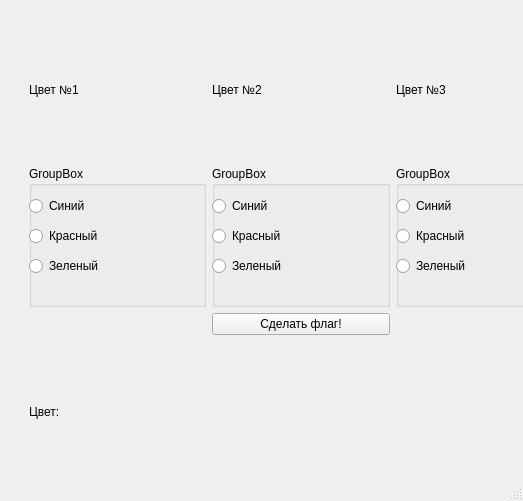
<?xml version="1.0" encoding="UTF-8"?>
<ui version="4.0">
 <class>MainWindow</class>
 <widget class="QMainWindow" name="MainWindow">
  <property name="geometry">
   <rect>
    <x>0</x>
    <y>0</y>
    <width>523</width>
    <height>501</height>
   </rect>
  </property>
  <property name="windowTitle">
   <string>MainWindow</string>
  </property>
  <widget class="QWidget" name="centralwidget">
   <widget class="QWidget" name="horizontalLayoutWidget">
    <property name="geometry">
     <rect>
      <x>29</x>
      <y>19</y>
      <width>544</width>
      <height>463</height>
     </rect>
    </property>
    <layout class="QHBoxLayout" name="horizontalLayout">
     <item>
      <layout class="QGridLayout" name="gridLayout_2">
       <item row="0" column="2">
        <widget class="QLabel" name="label">
         <property name="text">
          <string>Цвет №3</string>
         </property>
        </widget>
       </item>
       <item row="3" column="0">
        <widget class="QLabel" name="label_4">
         <property name="text">
          <string>Цвет:</string>
         </property>
        </widget>
       </item>
       <item row="2" column="1">
        <widget class="QPushButton" name="pushButton">
         <property name="text">
          <string>Сделать флаг!</string>
         </property>
        </widget>
       </item>
       <item row="1" column="0">
        <widget class="QGroupBox" name="groupBox">
         <property name="title">
          <string>GroupBox</string>
         </property>
         <widget class="QRadioButton" name="radioButton">
          <property name="geometry">
           <rect>
            <x>0</x>
            <y>30</y>
            <width>175</width>
            <height>20</height>
           </rect>
          </property>
          <property name="text">
           <string>Синий</string>
          </property>
         </widget>
         <widget class="QRadioButton" name="radioButton_2">
          <property name="geometry">
           <rect>
            <x>0</x>
            <y>60</y>
            <width>175</width>
            <height>20</height>
           </rect>
          </property>
          <property name="text">
           <string>Красный</string>
          </property>
         </widget>
         <widget class="QRadioButton" name="radioButton_3">
          <property name="geometry">
           <rect>
            <x>0</x>
            <y>90</y>
            <width>175</width>
            <height>20</height>
           </rect>
          </property>
          <property name="text">
           <string>Зеленый</string>
          </property>
         </widget>
        </widget>
       </item>
       <item row="1" column="1">
        <widget class="QGroupBox" name="groupBox_2">
         <property name="title">
          <string>GroupBox</string>
         </property>
         <widget class="QRadioButton" name="radioButton_4">
          <property name="geometry">
           <rect>
            <x>0</x>
            <y>30</y>
            <width>176</width>
            <height>20</height>
           </rect>
          </property>
          <property name="text">
           <string>Синий</string>
          </property>
         </widget>
         <widget class="QRadioButton" name="radioButton_6">
          <property name="geometry">
           <rect>
            <x>0</x>
            <y>90</y>
            <width>176</width>
            <height>20</height>
           </rect>
          </property>
          <property name="text">
           <string>Зеленый</string>
          </property>
         </widget>
         <widget class="QRadioButton" name="radioButton_5">
          <property name="geometry">
           <rect>
            <x>0</x>
            <y>60</y>
            <width>176</width>
            <height>20</height>
           </rect>
          </property>
          <property name="text">
           <string>Красный</string>
          </property>
         </widget>
        </widget>
       </item>
       <item row="1" column="2">
        <widget class="QGroupBox" name="groupBox_3">
         <property name="title">
          <string>GroupBox</string>
         </property>
         <widget class="QRadioButton" name="radioButton_7">
          <property name="geometry">
           <rect>
            <x>0</x>
            <y>30</y>
            <width>175</width>
            <height>20</height>
           </rect>
          </property>
          <property name="text">
           <string>Синий</string>
          </property>
         </widget>
         <widget class="QRadioButton" name="radioButton_9">
          <property name="geometry">
           <rect>
            <x>0</x>
            <y>90</y>
            <width>175</width>
            <height>20</height>
           </rect>
          </property>
          <property name="text">
           <string>Зеленый</string>
          </property>
         </widget>
         <widget class="QRadioButton" name="radioButton_8">
          <property name="geometry">
           <rect>
            <x>0</x>
            <y>60</y>
            <width>175</width>
            <height>20</height>
           </rect>
          </property>
          <property name="text">
           <string>Красный</string>
          </property>
         </widget>
        </widget>
       </item>
       <item row="0" column="0">
        <widget class="QLabel" name="label_3">
         <property name="text">
          <string>Цвет №1</string>
         </property>
        </widget>
       </item>
       <item row="0" column="1">
        <widget class="QLabel" name="label_2">
         <property name="text">
          <string>Цвет №2</string>
         </property>
        </widget>
       </item>
      </layout>
     </item>
    </layout>
   </widget>
  </widget>
  <widget class="QMenuBar" name="menubar">
   <property name="geometry">
    <rect>
     <x>0</x>
     <y>0</y>
     <width>523</width>
     <height>26</height>
    </rect>
   </property>
  </widget>
  <widget class="QStatusBar" name="statusbar"/>
 </widget>
 <resources/>
 <connections/>
</ui>
